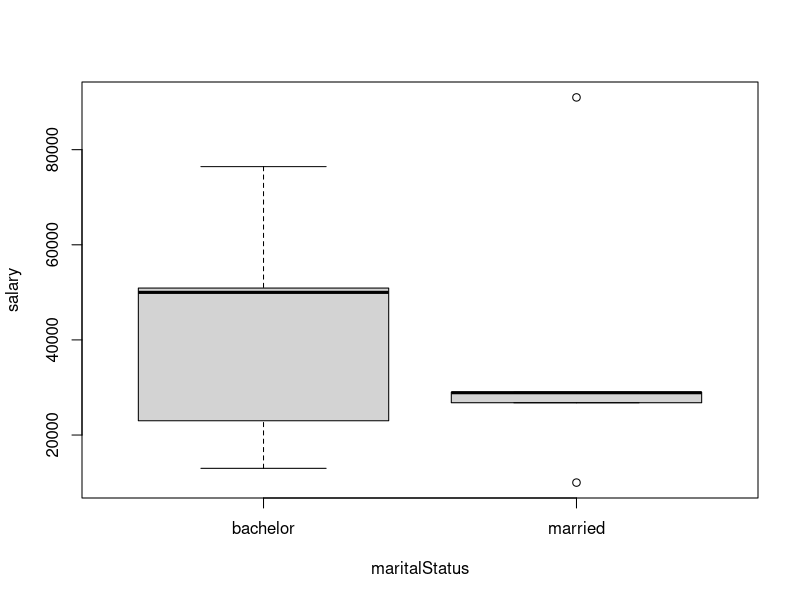

This figure's R source:
empid<-c(101,102,103,104,105,106,107,108,109,110)
salary<-c(10000,13000,50899,28900,23000,26789,90987,76433,50000,29000)
maritalStatus<-c('married','bachelor','bachelor','married','bachelor','married','married','bachelor','bachelor','married')
dataframe<-data.frame(salary,maritalStatus)
dataframe
boxplot(salary~maritalStatus,data=dataframe)
